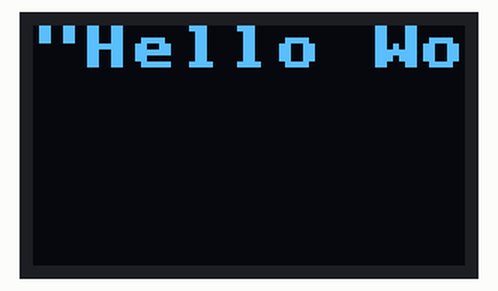
Bench run of a program on a simulated ESP32 board running MicroPython. Shown: 72×40 one-colour display. Library files of the repository ran but are not shown: ssd1306.py. At 5.2 s the program stops and its outputs stay as they are.

Above: at 0.2 s.

The program:

ESP32-C3-0.42LCD.py
```python
from machine import Pin, I2C
import time
from ssd1306 import SSD1306_I2C

# Init Display
# scl and sda can be any pin on i2c bus 1
i2c  = I2C(0, scl=Pin(6), sda=Pin(5), freq=40000)
oled = SSD1306_I2C(72, 40, i2c)
# Title Screen
oled.fill(0)

oled.text('"Hello World"', 0, 0, 1)
oled.show()
time.sleep(5)
```
